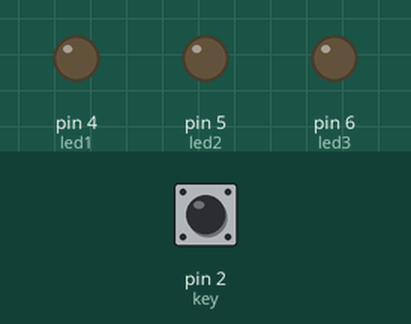
Simulated run of this sketch. Board: Arduino Uno, built with avr-gcc and run on an emulated ATmega328P. Shown: output pins drawn as LEDs (lit = HIGH). The inputs (shaded band) are chosen by the test bench; at power-on: pin 2 (key) HIGH.

Above: at 1.2 s.
1.3 s: pin 2 (key) pulled LOW for 0.15 s
At 2.9 s:
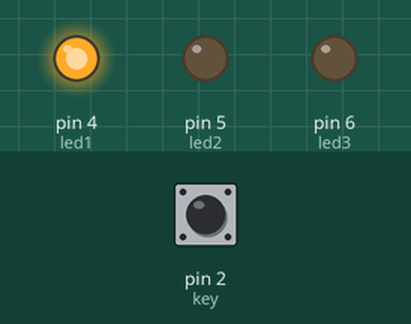
3.2 s: pin 2 (key) pulled LOW for 1 s
At 3.9 s:
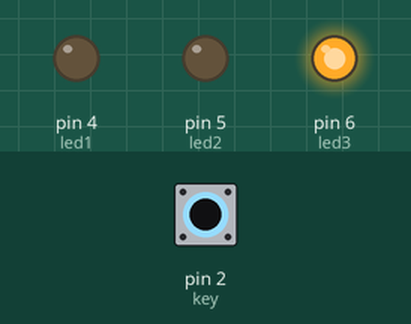
5.7 s: pin 2 (key) pulsed LOW 2 times (0.12 s each, 0.3 s apart)
At 7.6 s:
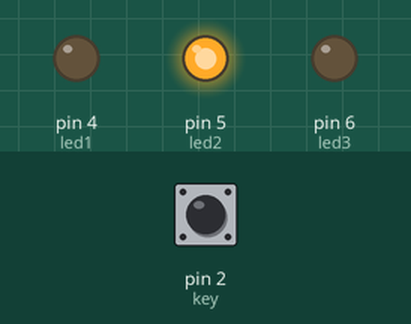
7.9 s: pin 2 (key) pulled LOW for 3.2 s
At 8.9 s:
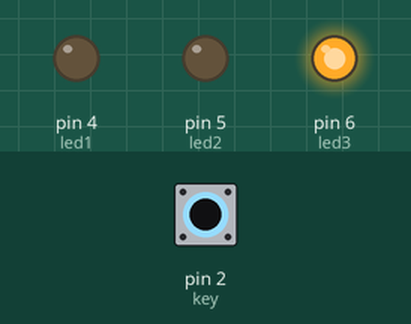
Timing chart, 0 to 10.9 s (numbered marks = the images above; inputs shaded):
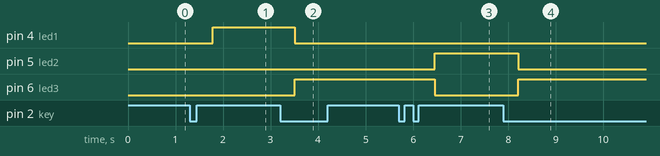

The sketch:

buttonMode.ino
```cpp
#define led1 4
#define led2 5
#define led3 6
#define key 2
#define T 300

void setup(){
    pinMode(led1, OUTPUT);
    pinMode(led2, OUTPUT);
    pinMode(led3, OUTPUT);
    pinMode(key, INPUT_PULLUP);
}

unsigned char keyStatus = 0;
unsigned char p, mode;
unsigned char keyBak;
unsigned long keyPressStart, keyReleaseStart = 0;
unsigned long keyPressDuration, keyReleaseDuration;

void loop(){
    if(!digitalRead(key)){
        delay(20);
        if(!digitalRead(key)){
            keyStatus = 0;
        }
    } else{
        delay(20);
        if(digitalRead(key)){
            keyStatus = 1;
        }
    }

    keyPressDuration = millis() - keyPressStart;
    keyReleaseDuration = millis() - keyReleaseStart;

    if(!keyStatus){
        if(keyBak){
            if(keyReleaseDuration < T){
                if(p == 2){
                    p = 3;
                }
            }
            if(!p){
                p = 1;
            }
        } else if(keyPressDuration > T){
            mode = 3;
            p = 0;
        }
        keyReleaseStart = millis();
    } else{
        if(!keyBak){
            if(keyPressDuration < T){
                if(p == 1){
                    p = 2;
                } else if(p == 3){
                    p = 4;
                }
            }
        } else if(keyReleaseDuration > T){
            if(p == 2){
                mode = 1;
            } else if(p == 4){
                mode = 2;
            }
            p = 0;
        }
        keyPressStart = millis();
    }

    keyBak = keyStatus;

    switch(mode){
        case 1:
            digitalWrite(led1, HIGH);
            digitalWrite(led2, LOW);
            digitalWrite(led3, LOW);
            break;
        case 2:
            digitalWrite(led1, LOW);
            digitalWrite(led2, HIGH);
            digitalWrite(led3, LOW);
            break;
        case 3:
            digitalWrite(led1, LOW);
            digitalWrite(led2, LOW);
            digitalWrite(led3, HIGH);
            break;
        default:
            break;
    }
}
```

Measured:
- after the input at 1.3 s, pin 4 (led1): LOW → HIGH after 0.48 s
- after the input at 3.2 s, pin 4 (led1): HIGH → LOW after 0.31 s; pin 6 (led3): LOW → HIGH after 0.31 s
- after the input at 5.7 s, pin 5 (led2): LOW → HIGH after 0.75 s; pin 6 (led3): HIGH → LOW after 0.75 s
- after the input at 7.9 s, pin 5 (led2): HIGH → LOW after 0.31 s; pin 6 (led3): LOW → HIGH after 0.31 s
